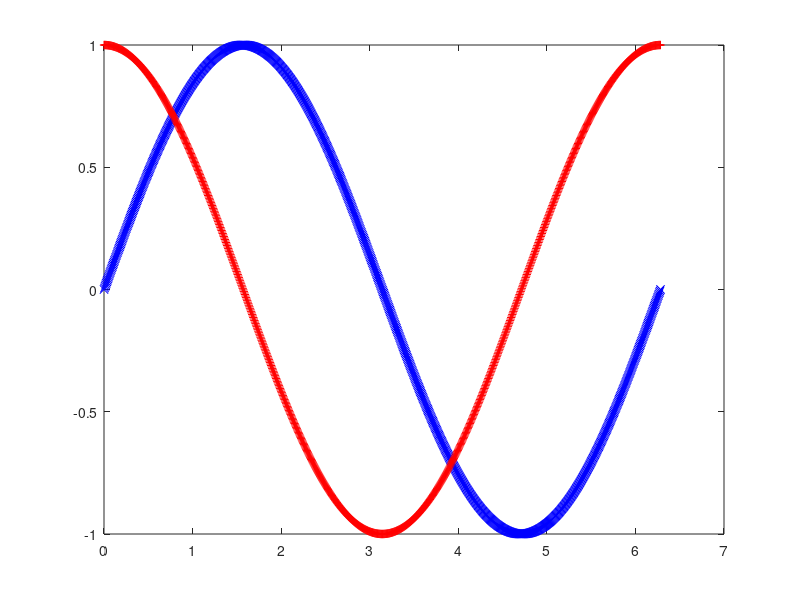
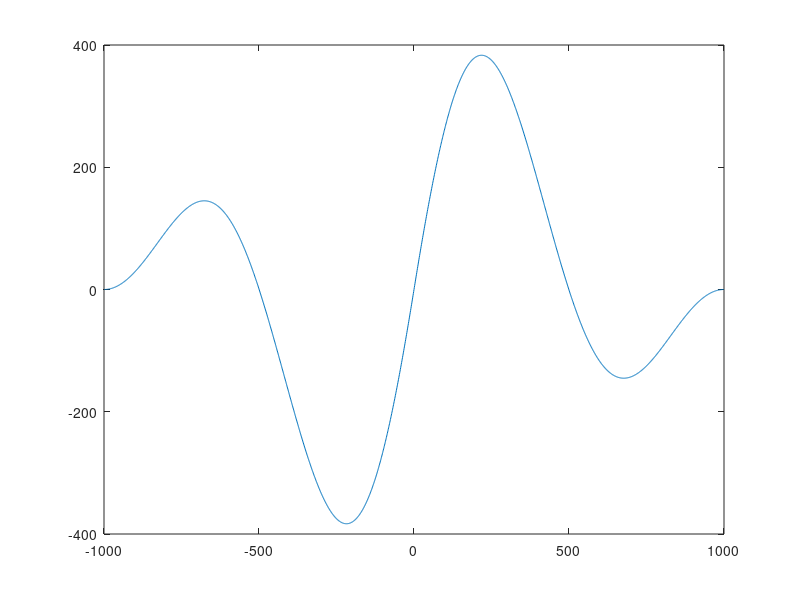

Write MATLAB code to recreate these figures, in order. (Note: this script raises an error after producing the figures.)
t = linspace(0,2*pi,1000);
s1 = sin(t);
s2 = sin(t+pi/2);
plot(t,s1, 'bx', t, s2, 'r+')
[acor, lag] = xcorr(s1,s2);
[~,I] = max(abs(acor));
lagDiff = lag(I) % this is the number of samples that the second signal is offset from the first

figure(2)
plot(lag,acor) % given an amount of lag, how much correlation is there, peak here tells you signal offset
a3 = gca;
a3.XTick = sort([-3000:1000:3000 lagDiff]);

figure(3)
plot(t,s1, 'bx', t(lagDiff:end), s1(lagDiff:end), 'r+')